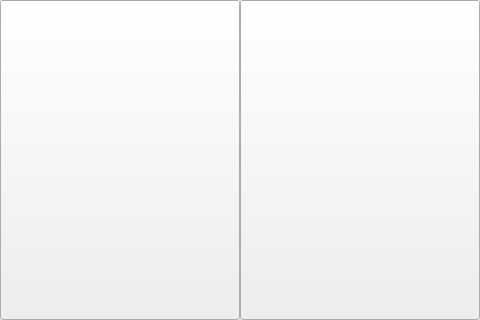
<?xml version="1.0" encoding="UTF-8"?>
<!-- SPDX-FileCopyrightText: 2026 Mark G. Russell -->
<!-- SPDX-License-Identifier: MIT -->
<ui version="4.0">
 <class>MainWindow</class>
 <widget class="QMainWindow" name="MainWindow">
  <property name="geometry">
   <rect>
    <x>0</x>
    <y>0</y>
    <width>480</width>
    <height>320</height>
   </rect>
  </property>
  <property name="windowTitle">
   <string>MainWindow</string>
  </property>
  <widget class="QWidget" name="centralWidget">
   <widget class="QPushButton" name="bluetoothBtn">
    <property name="geometry">
     <rect>
      <x>0</x>
      <y>0</y>
      <width>240</width>
      <height>320</height>
     </rect>
    </property>
    <property name="text">
     <string/>
    </property>
    <property name="icon">
     <iconset>
      <normaloff>../qtUi/resources/bluetooth.jpg</normaloff>resources/bluetooth.jpg</iconset>
    </property>
    <property name="iconSize">
     <size>
      <width>280</width>
      <height>320</height>
     </size>
    </property>
   </widget>
   <widget class="QPushButton" name="radioBtn">
    <property name="geometry">
     <rect>
      <x>240</x>
      <y>0</y>
      <width>240</width>
      <height>320</height>
     </rect>
    </property>
    <property name="text">
     <string/>
    </property>
    <property name="icon">
     <iconset>
      <normaloff>../qtUi/resources/Antena-Wireless.jpg</normaloff>resources/Antena-Wireless.jpg</iconset>
    </property>
    <property name="iconSize">
     <size>
      <width>280</width>
      <height>330</height>
     </size>
    </property>
   </widget>
  </widget>
 </widget>
 <layoutdefault spacing="6" margin="11"/>
 <resources/>
 <connections/>
</ui>
